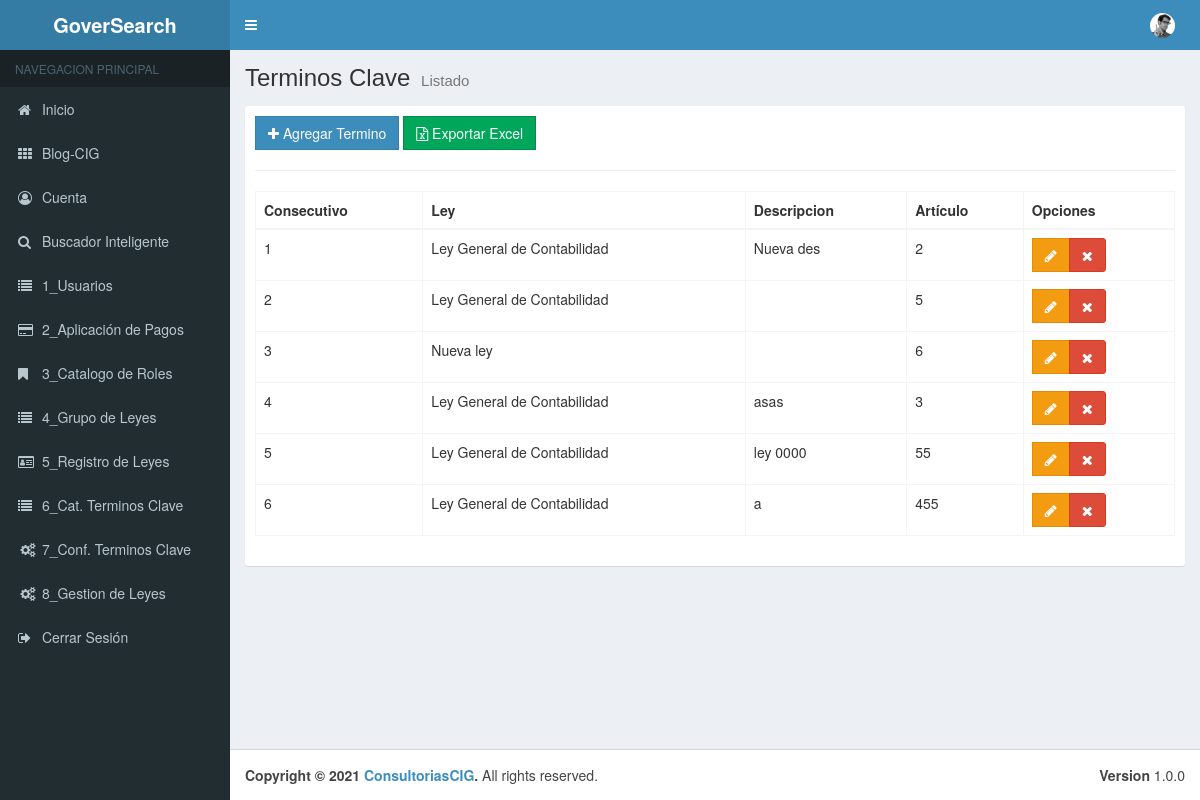
Page /00_Menu/cTer_Clave on the earlier database version.
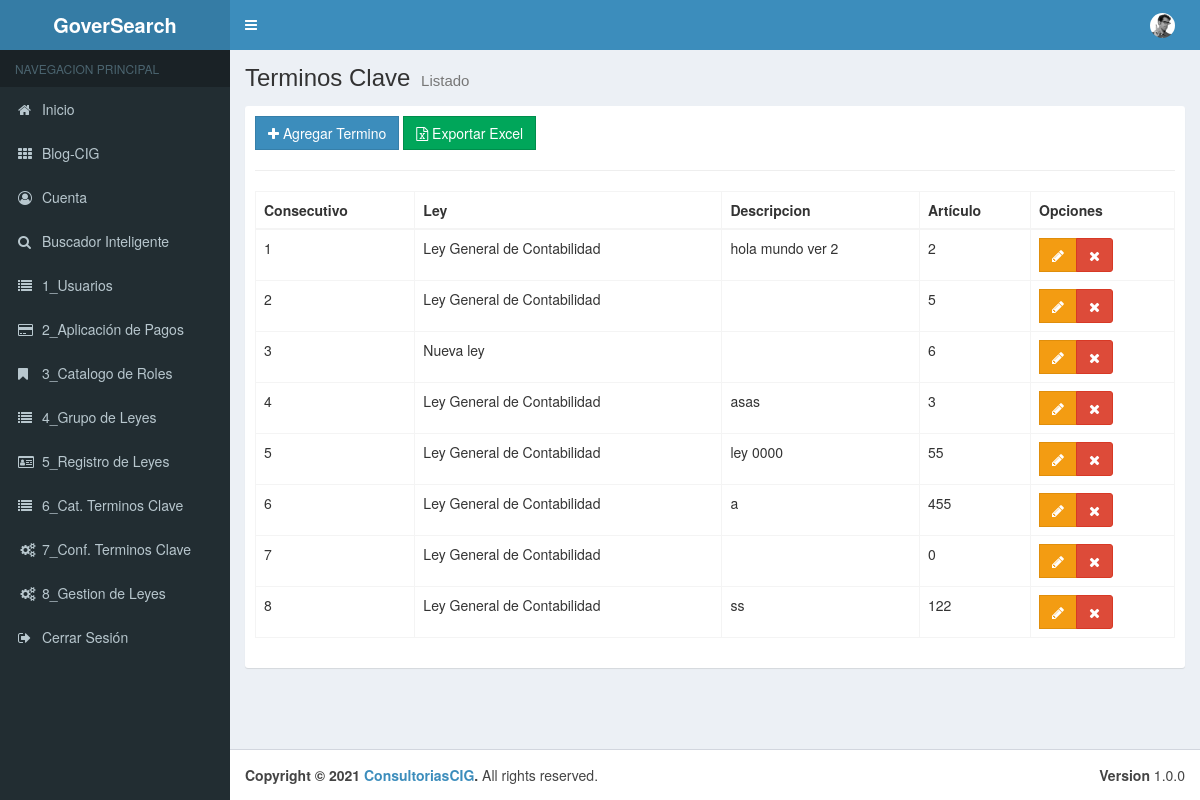
Same page on the later database version.
### tables this page shows
CREATE TABLE `tbl_ter_clave` (
  `pk_Datos_ley` int(11) NOT NULL,
  `Termino_Clave_pk` int(11) NOT NULL,
  `Ley_pk` int(11) NOT NULL,
  `Articulo` int(11) NOT NULL,
  `Descripcion` varchar(100) DEFAULT NULL,
  `Estado` bit(1) NOT NULL
);

CREATE TABLE `tbl_leyes` (
  `pk_Datos_Ley` int(11) NOT NULL,
  `Nombre_de_Ley` varchar(50) NOT NULL,
  `Grupo_pk` int(11) NOT NULL,
  `Estado` bit(1) NOT NULL
);

### application/controllers/00_Menu/cTer_Clave.php (called while the page is built, shortened)
<?php
class cTer_Clave extends CI_Controller {
	public function __construct(){
		$this->load->model("Ter_Clave_Model");
		$this->load->model("Claves_Model");
		$this->load->model("Reg_Leyes_Model");
	}
	public function index()
	{
		$data = array(
			'terminos' =>$this->Ter_Clave_Model->getTermino(),
	   );
		$this->load->view("layouts/header");
		$this->load->view("layouts/aside");
		$this->load->view("admin/01_Menu/vTer_Clave/list", $data);
		$this->load->view("layouts/footer");
	}
}

### index.php (called while the page is built, shortened)
<?php
require_once BASEPATH.'core/CodeIgniter.php';

### application/models/Ter_Clave_Model.php (called while the page is built, shortened)
<?php
class Ter_Clave_Model extends CI_Model {
    public function getTermino(){
        $this->db->select("t.* ,c.Termino_Clave as termino");
        $this->db->select("t.* ,l.Nombre_de_Ley as ley");
        $this->db->from("tbl_ter_clave t");
        $this->db->join("tbl_claves c", "t.Termino_Clave_pk = c.pk_Ter_Clave");
        $this->db->join("tbl_leyes l", "t.Ley_pk = l.pk_Datos_Ley");
        $this->db->where("t.Estado","1");
        $resultados = $this->db->get();
        return $resultados->result();
    }
}

### application/views/admin/01_Menu/vTer_Clave/list.php (the view)
<div class="content-wrapper">
    <section class="content-header">
        <h1>
        Terminos Clave
        <small>Listado</small>
        </h1>
    </section>
    <section class="content">
        <div class="box box-solid">
            <div class="box-body">
                <div class="row">
                        <div class="col-md-12">
                            <a href="<?php echo base_url();?>00_Menu/cTer_Clave/add" class="btn btn-primary btn-flat"><span class="fa fa-plus"></span> Agregar Termino</a>
                            <a href="<?php echo base_url();?>00_Menu/cReg_Leyes/add" class="btn btn-success btn-flat"><span class="fa fa-file-excel-o"></span> Exportar Excel</a>
                        </div>
                    </div>
                    <hr>
                    <div class="row">
                        <div class="col-md-12">
                            <table id="example1" class="table table-bordered table-hover">
                                <thead>
                                <tr>
                                    <th>Consecutivo</th>
                                    <th>Ley</th>
                                    <th>Descripcion</th>
                                    <th>Artículo</th>
                                    <th>Opciones</th>
                                    </tr>
                                </thead>
                                <tbody>
                                    <?php if(!empty($terminos)):?>
                                        <?php foreach($terminos as $termino):?>
                                            <tr>
                                                <td><?php echo $termino->pk_Datos_ley;?></td>
                                                <td><?php echo $termino->ley;?></td>
                                                <td><?php echo $termino->Descripcion;?></td>
                                                <td><?php echo $termino->Articulo;?></td>
                                                <td>
                                                    <div class="btn-group">
                                                        <a href="<?php echo base_url()?>00_Menu/cTer_Clave/edit/<?php echo $termino->pk_Datos_ley;?>" class="btn btn-warning btn-flat"><span class="fa fa-pencil"></span></a>
                                                        <a href="<?php echo base_url();?>00_Menu/cTer_Clave/delete/<?php echo $termino->pk_Datos_ley;?>" class="btn btn-danger btn-remove"><span class="fa fa-remove"></span></a>
                                                    </div>
                                                </td>
                                            </tr>
                                        <?php endforeach;?>
                                    <?php endif;?>
                                </tbody>
                            </table>
                        </div>
                    </div>
            </div>
        </div>
    </section>
</div>

### application/views/layouts/header.php (shortened to what this page needs)
<!DOCTYPE html>
<html lang="es">
<head>
    <link rel="stylesheet" href="<?php echo base_url();?>assets/template/bootstrap/css/bootstrap.min.css">
    <link rel="stylesheet" href="<?php echo base_url();?>assets/template/datatables.net-bs/css/dataTables.bootstrap.min.css">
    <link rel="stylesheet" href="<?php echo base_url();?>assets/template/font-awesome/css/font-awesome.min.css">
    <link rel="stylesheet" href="<?php echo base_url();?>assets/template/dist/css/AdminLTE.min.css">
    <link rel="stylesheet" href="<?php echo base_url();?>assets/template/dist/css/skins/_all-skins.min.css">
</head>
<body class="hold-transition skin-blue sidebar-mini">
    <div class="wrapper">
        <header class="main-header">
            <a href="<?php echo base_url();?>" class="logo">
                <span class="logo-lg"><b>GoverSearch</b></span>
            </a>
            <nav class="navbar navbar-static-top">
                <a href="#" class="sidebar-toggle" data-toggle="push-menu" role="button">
                </a>
                <div class="navbar-custom-menu">
                    <ul class="nav navbar-nav">
                        <li class="dropdown user user-menu">
                            <a href="#" class="dropdown-toggle" data-toggle="dropdown">
                                <img src="<?php echo base_url()?>assets/template/dist/img/user2-160x160.jpg" class="user-image" alt="User Image">
                            </a>
                        </li>
                    </ul>
                </div>
            </nav>
        </header>

### application/views/layouts/aside.php
<aside class="main-sidebar">
    <section class="sidebar">
        <ul class="sidebar-menu" data-widget="tree">
            <li class="header">NAVEGACION PRINCIPAL</li>
            <li>
                <a href="<?php echo base_url();?>">
                    <i class="fa fa-home"></i> <span>Inicio</span>
                </a>
            </li>
                <li class="treeview">
                    <li>
                        <a href="<?php echo base_url();?>00_Menu/cBlog"><i class="fa fa-th"></i> <span>Blog-CIG</span>
                        </a>
                    </li>
                </li>
                <li class="treeview">
                    <li>
                    <a href="<?php echo base_url();?>00_Menu/cCuenta"><i class="fa fa-user-circle-o"></i> <span>Cuenta</span></a>
                    </li>
                </li>
            <li class="treeview">
                    <li>
                    <a href="<?php echo base_url();?>00_Menu/cBuscador"><i class="fa fa-search"></i><span> Buscador Inteligente</span></a>
                    </li>
                </li>
            <li class="treeview">
                    <li>
                    <a href="<?php echo base_url();?>00_Menu/cUsuarios"><i class="fa fa-list"></i><span> 1_Usuarios</span> </a>
                    </li>
                </li>
            <li class="treeview">
                    <li>
                    <a href="<?php echo base_url();?>00_Menu/cPagos"><i class="fa fa-credit-card"></i><span> 2_Aplicación de Pagos</span></a>
                    </li>
                </li>
            <li class="treeview">
                    <li>
                    <a href="<?php echo base_url();?>00_Menu/cRoles"><i class="fa fa-bookmark"></i><span> 3_Catalogo de Roles</span></a>
                    </li>
                </li>
            <li class="treeview">
                    <li>
                    <a href="<?php echo base_url();?>00_Menu/cGrupo_Leyes"><i class="fa fa-list"></i><span> 4_Grupo de Leyes</span></a>
                    </li>
                </li>
            <li class="treeview">
                    <li>
                    <a href="<?php echo base_url();?>00_Menu/cReg_Leyes"><i class="fa fa-id-card-o"></i><span> 5_Registro de Leyes</span></a>
                    </li>
                </li>
            <li class="treeview">
                    <li>
                    <a href="<?php echo base_url();?>00_Menu/cClaves"><i class="fa fa-list"></i><span> 6_Cat. Terminos Clave</span></a>
                    </li>
                </li>
            <li class="treeview">
                    <li>
                    <a href="<?php echo base_url();?>00_Menu/cTer_Clave"><i class="fa fa-cogs fa-fw"></i><span> 7_Conf. Terminos Clave</span></a>
                    </li>
                </li>
            <li class="treeview">
                    <li>
                    <a href="<?php echo base_url();?>00_Menu/cGestion"><i class="fa fa-cogs fa-fw"></i><span> 8_Gestion de Leyes</span></a>
                    </li>
                </li>
            <li class="treeview">
                    <li>
                    <a href="<?php echo base_url();?>auth/logout"><i class="fa fa-sign-out"></i><span> Cerrar Sesión</span></a>
                    </li>
            </li>
        </ul>
    </section>
</aside>

### application/views/layouts/footer.php (shortened to what this page needs)
<footer class="main-footer">
            <div class="pull-right hidden-xs">
                <b>Version</b> 1.0.0
            </div>
            <strong>Copyright &copy; 2021 <a href="https://consultorescig.mx/">ConsultoriasCIG</a>.</strong> All rights
            reserved.
        </footer>
    </div>
</body>
</html>

Differences in the rows shown:
changed tbl_ter_clave id 1: Descripcion "Nueva des" → "hola mundo ver 2"
added tbl_ter_clave: pk_Datos_ley "7", Ley_pk.Nombre_de_Ley "Ley General de Contabilidad", Articulo "0"
added tbl_ter_clave: pk_Datos_ley "8", Ley_pk.Nombre_de_Ley "Ley General de Contabilidad", Descripcion "ss", Articulo "122"
